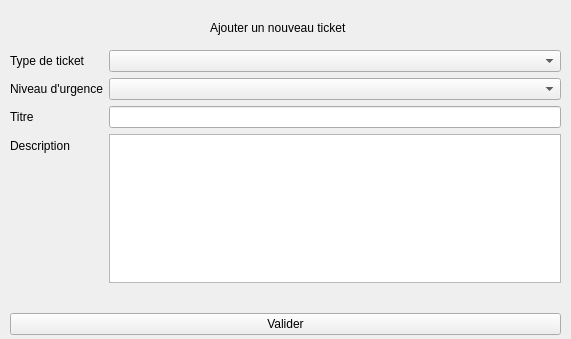
<?xml version="1.0" encoding="UTF-8"?>
<ui version="4.0">
 <class>ajout_ticket</class>
 <widget class="QWidget" name="ajout_ticket">
  <property name="geometry">
   <rect>
    <x>0</x>
    <y>0</y>
    <width>571</width>
    <height>339</height>
   </rect>
  </property>
  <property name="windowTitle">
   <string>Form</string>
  </property>
  <widget class="QLabel" name="Indication">
   <property name="geometry">
    <rect>
     <x>210</x>
     <y>20</y>
     <width>161</width>
     <height>16</height>
    </rect>
   </property>
   <property name="text">
    <string>Ajouter un nouveau ticket</string>
   </property>
  </widget>
  <widget class="QWidget" name="formLayoutWidget">
   <property name="geometry">
    <rect>
     <x>10</x>
     <y>50</y>
     <width>551</width>
     <height>285</height>
    </rect>
   </property>
   <layout class="QFormLayout" name="formLayout">
    <item row="2" column="0">
     <widget class="QLabel" name="typeLbl">
      <property name="text">
       <string>Type de ticket</string>
      </property>
     </widget>
    </item>
    <item row="2" column="1">
     <widget class="QComboBox" name="selectType"/>
    </item>
    <item row="4" column="0">
     <widget class="QLabel" name="urgenceLbl">
      <property name="text">
       <string>Niveau d'urgence</string>
      </property>
     </widget>
    </item>
    <item row="4" column="1">
     <widget class="QComboBox" name="selectUrgence"/>
    </item>
    <item row="8" column="0">
     <widget class="QLabel" name="descrLbl">
      <property name="text">
       <string>Description</string>
      </property>
     </widget>
    </item>
    <item row="8" column="1">
     <widget class="QPlainTextEdit" name="editDescr"/>
    </item>
    <item row="9" column="0">
     <spacer name="petit_espace">
      <property name="orientation">
       <enum>Qt::Vertical</enum>
      </property>
      <property name="sizeHint" stdset="0">
       <size>
        <width>60</width>
        <height>60</height>
       </size>
      </property>
     </spacer>
    </item>
    <item row="10" column="0" colspan="2">
     <widget class="QPushButton" name="valider_bout">
      <property name="text">
       <string>Valider</string>
      </property>
     </widget>
    </item>
    <item row="6" column="1">
     <widget class="QLineEdit" name="editTitre"/>
    </item>
    <item row="6" column="0">
     <widget class="QLabel" name="titreLbl">
      <property name="text">
       <string>Titre</string>
      </property>
     </widget>
    </item>
   </layout>
  </widget>
 </widget>
 <resources/>
 <connections/>
</ui>
